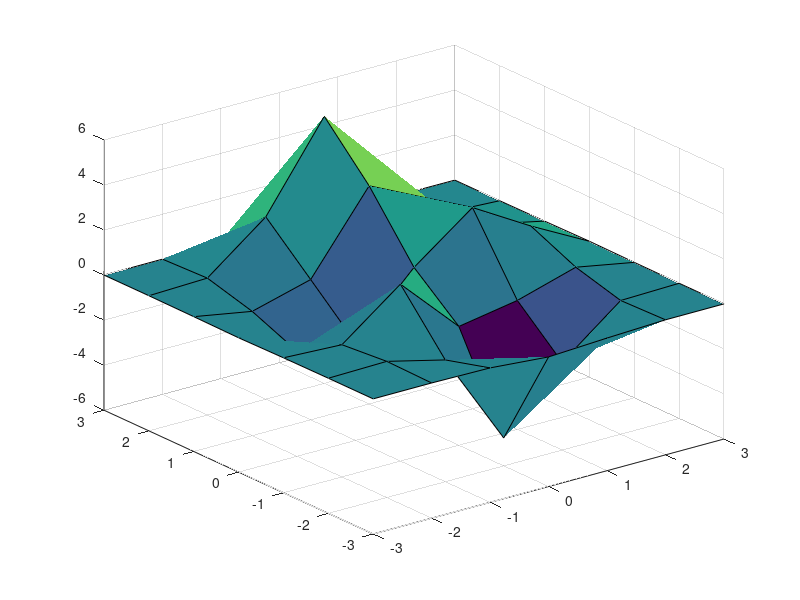
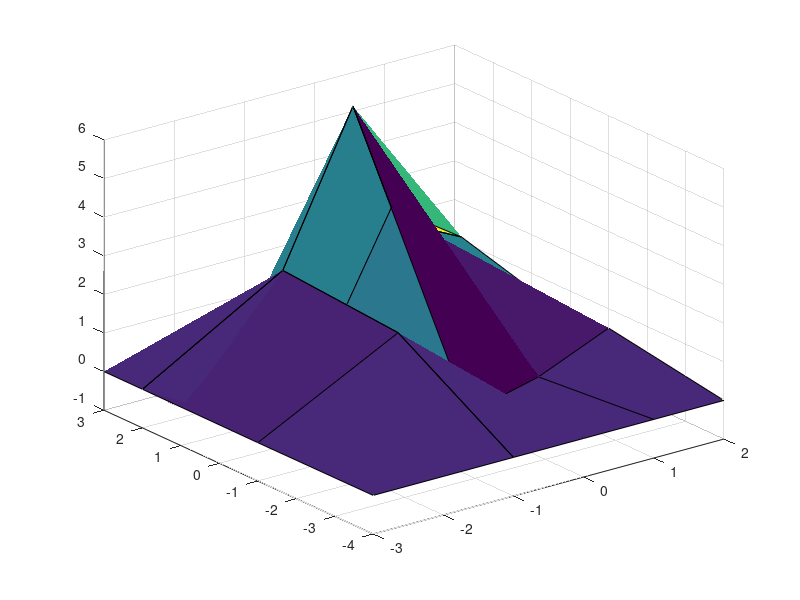
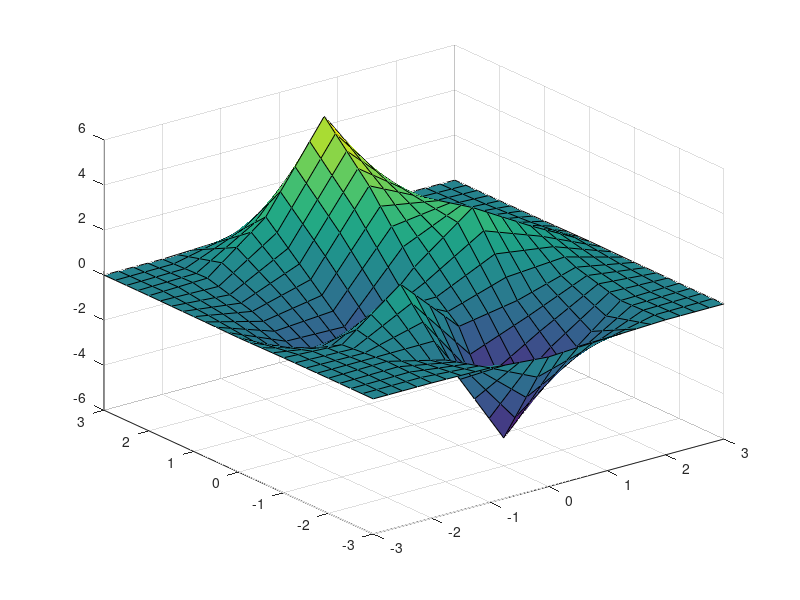

The MATLAB script that drew these images, in order: (Note: this script raises an error after producing the figures.)
[X Y] = meshgrid(-3:3);
V = peaks(X, Y);

figure
surf(X, Y, V)

x = [-3 -1 -1 0 1 2];
y = [-4 -1  2 1 2 3]; 
[X1 Y1] = meshgrid(x,y);
V1 = peaks(X1, Y1);

figure
surf(X1, Y1, V1)

[Xq Yq] = meshgrid(-3:0.25:3);
Vq = interp2(X, Y, V, Xq, Yq);
figure
surf(Xq, Yq, Vq)

Vq1 = interp2(X1, Y1, V1, Xq, Yq);
figure
surf(Xq, Yq, Vq1)

x = -2*pi:0.3:2*pi;
y = x;

[X Y] = meshgrid(x, y);

Z = sin(X) + cos(Y);

figure
surf(X, Y, Z)







